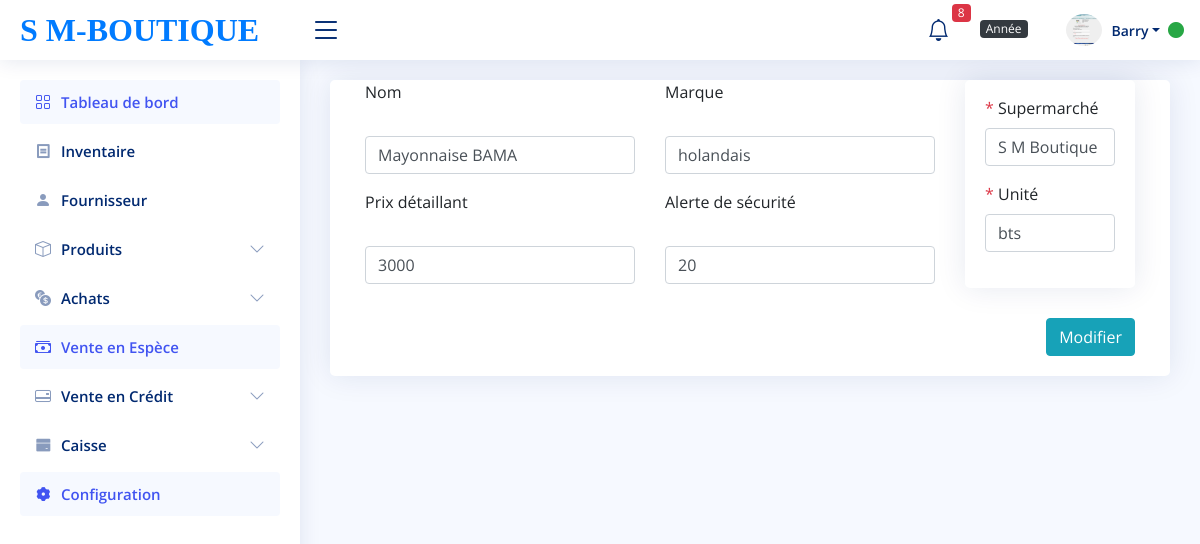
The page /modifier_produit.php?id=37 (signed in) on the database its author committed.
### tables this page shows
CREATE TABLE `tbl_product` (
  `id` int(11) NOT NULL,
  `name` varchar(255) NOT NULL,
  `code` varchar(255) NOT NULL,
  `marque_produit` varchar(255) NOT NULL,
  `reference` varchar(255) NOT NULL,
  `prix_en_gros` int(50) NOT NULL,
  `prix_detail` int(50) NOT NULL,
  `price` int(50) NOT NULL,
  `alerte_article` int(100) NOT NULL,
  `id_boutique` int(11) NOT NULL,
  `stock` int(11) NOT NULL DEFAULT 0,
  `id_unite` int(11) NOT NULL
);

CREATE TABLE `boutique` (
  `id_boutique` int(11) NOT NULL,
  `nom` varchar(100) NOT NULL,
  `quartier` varchar(100) NOT NULL
);

CREATE TABLE `unite` (
  `id_unite` int(11) NOT NULL,
  `libelle` varchar(100) NOT NULL,
  `symbole` varchar(100) NOT NULL
);

### classes/Fonction.php (called while the page is built, shortened)
<?php
class Fonction{
        public function database(){
            $this->DB_HOST="127.0.0.1";
            $this->DB_NAME="db_supermarche";
            $this->DB_USERNAME="root";
            $this->DB_PASSWORD='';
             $bdd=new PDO("mysql:host=".$this->DB_HOST.";dbname=". $this->DB_NAME,
            $this->DB_USERNAME  ,$this->DB_PASSWORD);
            return $bdd;
        }
   public function  recuperation_fonction($select_partie,$tables,$data=[], $all=null){
      $bdd=$this->database();
        $monFetch=$bdd->prepare("select $select_partie from $tables");
        $monFetch->execute($data);
        if(isset($all) and $all==="all"|| $all==="All" || $all==="ALL" ||
         $all==="aLL"||$all==="ALl"|| $all==="AlL"){
           return $monFetch->fetchAll(PDO::FETCH_OBJ);
         }else{
           return $monFetch->fetch(PDO::FETCH_OBJ);
         }
    }
}

### modifier_produit.php (the view, shortened to what this page needs)
<?php
$update = new CommandeClient();
$recuperer = $update->recuperation_fonction("*", "tbl_product WHERE id=:id", ['id' => $_GET['id']]);
$boutique = $update->recuperation_fonction('*', 'boutique', [], 'ALL');
$unite = $update->recuperation_fonction('*', 'unite', [], 'ALL');
?>
<?php require_once('partials/header.php') ?>
<body>
<?php require_once('partials/sidebar.php') ?>
<?php require_once('partials/navbar.php') ?>
<main id="main" class="main">
    <div class="card info-card sales-card">
        <div class="container-fluid">
            <form action="" method="post" class="form_content" id="form_content">
                <div class="card-body">
                    <div class="row">
                        <div class="col-xl-9 col-md-10 col-xm-12 col-xs-12">
                            <div class="row">
                                <div class="form-group col-6">
                                    <label for="">Nom</label> <br><br>
                                    <input type="text" name="nom" class="form-control"
                                    value="<?php echo isset($recuperer->name) ? htmlspecialchars($recuperer->name) : ''; ?>">
                                </div>
                                <div class="form-group col-6">
                                    <label for="">Marque</label> <br><br>
                                    <input type="text" name="marque" class="form-control"
                                    value="<?php echo isset($recuperer->marque_produit) ? htmlspecialchars($recuperer->marque_produit) : ''; ?>">
                                </div>
                                <div class="form-group col-6">
                                    <label for="">Prix détaillant</label> <br><br>
                                    <input type="number" name="prix_d" class="form-control"
                                    value="<?php echo isset($recuperer->prix_detail) ? htmlspecialchars($recuperer->prix_detail) : ''; ?>">
                                </div>
                                <div class="form-group col-6">
                                    <label for="">Alerte de sécurité</label> <br><br>
                                    <input type="number" name="alerte" class="form-control"
                                    value="<?php echo isset($recuperer->alerte_article) ? htmlspecialchars($recuperer->alerte_article) : ''; ?>">
                                </div>
                            </div>
                        </div>
                        <div class="col-xl-3 col-md-6 col-xs-8 col-sm-12">
                            <div class="card">
                                <div class="card-body">
                                    <div class="form-group mt-3">
                                        <label for=""> <span class="text-danger">*</span> Supermarché</label>
                                        <select name="boutique" class="form-control">
                                            <?php foreach ($boutique as $update_boutiq) : ?>
                                                <option value="<?= htmlspecialchars($update_boutiq->id_boutique) ?>"
                                                    <?= (isset($recuperer->id_boutique) && $recuperer->id_boutique == $update_boutiq->id_boutique) ? 'selected' : '' ?>>
                                                    <?= htmlspecialchars($update_boutiq->nom) ?>
                                                </option>
                                            <?php endforeach ?>
                                        </select>
                                    </div>
                                    <div class="form-group mt-2">
                                        <label for=""> <span class="text-danger">*</span> Unité</label>
                                        <select name="unite" class="form-control">
                                            <?php foreach ($unite as $value_unite) : ?>
                                                <option value="<?= htmlspecialchars($value_unite->id_unite) ?>"
                                                    <?= (isset($recuperer->id_unite) && $recuperer->id_unite == $value_unite->id_unite) ? 'selected' : '' ?>>
                                                    <?= htmlspecialchars($value_unite->symbole) ?>
                                                </option>
                                            <?php endforeach ?>
                                        </select>
                                    </div>
                                </div>
                            </div>
                        </div>
                    </div>
                    <div class="" align="right">
                        <input type="submit" name="modifier" value="Modifier" class="btn btn-info btn-bg">
                    </div>
                </div>
            </form>
        </div>
    </div>
</main>
</body>
</html>

### assets/css/style.css (style rules this page uses)
:root { scroll-behavior: smooth; }
body { font-family: "Open Sans", sans-serif; background: #f6f9ff; color: #444444; }
#main { margin-top: 60px; padding: 20px 30px; transition: all 0.3s; }
.card { margin-bottom: 30px; border: none; border-radius: 5px; box-shadow: 0px 0 30px rgba(1, 41, 112, 0.1); }
.card-body { padding: 0 20px 20px 20px; }
@media (min-width: 1200px) { #main, #footer { margin-left: 300px; } }

### rows shown on the page
tbl_product: nom "Mayonnaise BAMA", marque "holandais", prix_d "3000", alerte "20", boutique "S M Boutique", unite "bts"

### other values the page prints
$stock_alerte "8"
$_SESSION['nom_utilisateur'] "Barry"
